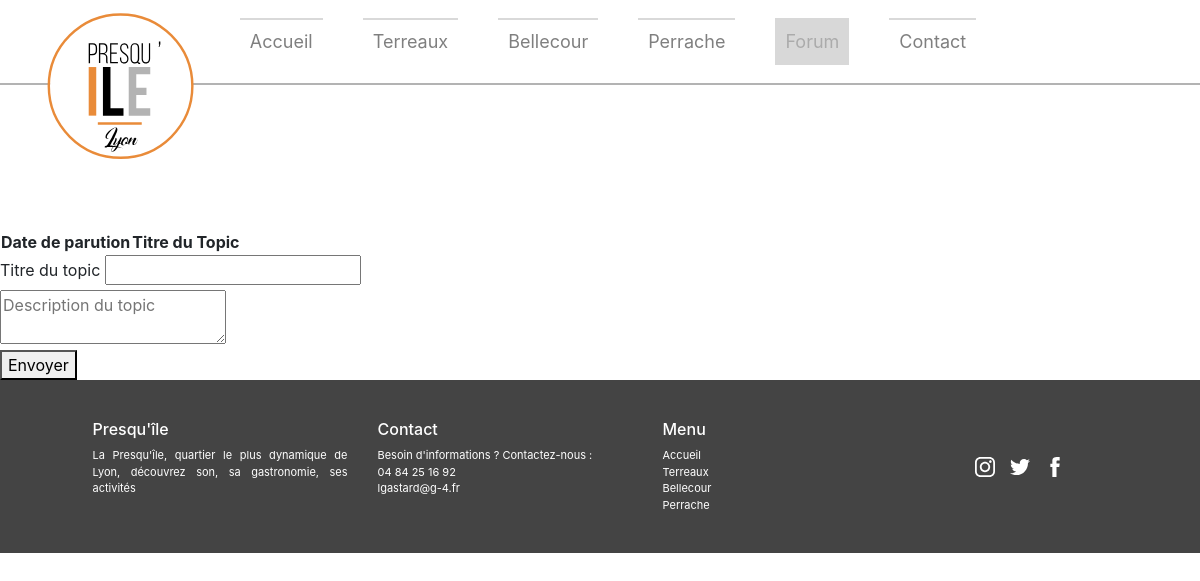
The app's page /?page=forum, older data.
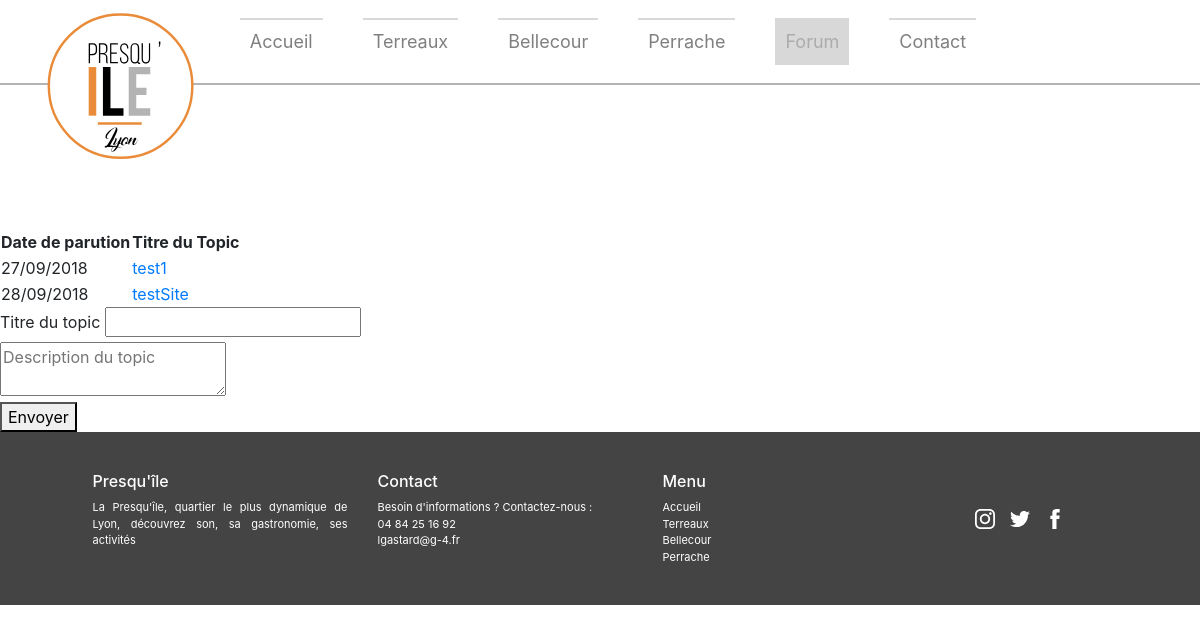
The same page, newer data.
### tables this page shows
CREATE TABLE `topic` (
  `codeTopic` int(5) NOT NULL,
  `codePays` int(5) DEFAULT NULL,
  `libelleTopic` varchar(50) DEFAULT NULL,
  `description` text,
  `codeEtat` int(5) DEFAULT NULL,
  `date` date DEFAULT NULL
);

### controllers/c_forum.php (called while the page is built, shortened)
<?php
require_once PATH_MODELS."manager.php";
$manager = new manager();
$listTopic = $manager->getTopic();
require_once PATH_VIEWS.'forum.php';

### index.php (called while the page is built, shortened)
<?php
require_once './lib/foncBase.php';
if(isset($_GET['page']))
{
  $page = htmlspecialchars($_GET['page']);
}
else {
	header('Location: ?page=accueil');
	$page='accueil';
}
require_once(PATH_CONTROLLERS.$page.'.php');

### models/manager.php (called while the page is built, shortened)
<?php
require_once PATH_MODELS.'forumDAO.php';
class manager
{
    public function getTopic(){
        $forumDAO = new forumDAO(DEBUG);
        return $forumDAO->getTopic();
    }
}

### models/Connexion.php (called while the page is built)
<?php
class Connexion
{
  private $_bdd = null;
  private static $_instance = null;
  private function __construct ()
  {
    $this->_bdd = new PDO('mysql:host='.BD_HOST.'; dbname='.BD_DBNAME.'; charset=utf8', BD_USER, BD_PWD);
    $this->_bdd->setAttribute(PDO::ATTR_ERRMODE, PDO::ERRMODE_EXCEPTION);
  }
  public static function getInstance()
  {
    if(is_null(self::$_instance))
      self::$_instance = new Connexion();
    return self::$_instance;
  }
  public function getBdd()
  {
    return $this->_bdd;
  }
}

### models/DAO.php (called while the page is built, shortened)
<?php
require_once(PATH_MODELS.'Connexion.php');
abstract class DAO
{
  private $_debug;
  public function __construct($debug)
  {
    $this->_debug = $debug;
  }
  private function _requete($sql, $args = null)
  {
    if ($args == null)
    {
	$pdos = Connexion::getInstance()->getBdd()->query($sql);
    }
    else
    {
	$pdos = Connexion::getInstance()->getBdd()->prepare($sql);
	$pdos->execute($args);
    }
    return $pdos;
  }
  protected function queryAll($sql, $args = null)
  {
    try
    {
      $pdos = $this->_requete($sql, $args);
      $res = $pdos->fetchAll();
    }
    catch(PDOException $e)
    {
      if($this->_debug)
        die($e->getMessage());
      $this->_erreur = 'query';
      $res = false;
    }
    return $res;
  }
}

### models/forumDAO.php (called while the page is built, shortened)
<?php
require_once PATH_MODELS."DAO.php";
require_once PATH_MODELS."topic.php";
class forumDAO extends DAO
{
    public function getTopic(){
        $result = $this->queryAll("SELECT * FROM topic");
        $listTopic = array();
        foreach ($result as $temp)
            $listTopic[] = new topic($temp[0], $temp[1], $temp[2], $temp[3], $temp[4], $temp[5]);
        return $listTopic;
    }
}

### models/topic.php (called while the page is built, shortened)
<?php
class topic
{
    private $_id;
    private $_titre;
    private $_date;
    public function __construct($id, $idLang, $titre, $description, $etat, $date)
    {
        $this->_id = $id;
        $this->_titre = $titre;
        $this->_date = $date;
    }
    public function getId()
    {
        return $this->_id;
    }
    public function getTitre()
    {
        return $this->_titre;
    }
    public function getDate()
    {
        return $this->_date;
    }
}

### lib/foncBase.php (called while the page is built, shortened)
<?php
function dateBaseToSite($dateBase){
    $tdate = explode("-", $dateBase);
    $dateSite = date($tdate[2]."/".$tdate[1]."/".$tdate[0]);
    return $dateSite;
}
function getLangage(){
    require_once PATH_MODELS.'manager.php';
    return "FR-fr";
}

### views/v_forum.php (the view)
<?php
require_once(PATH_VIEWS.'header.php');
require_once(PATH_VIEWS.'alert.php');?>
<br>
<br>
<br>
<br>
<br>
<br>
<table>
    <thead>
        <tr>
            <th><?= TITRE_DATE ?></th>
            <th><?= TITRE_TOPIC ?></th>
        </tr>
    </thead>
    <?php
    foreach ($listTopic as $topic){
        ?>
        <tbody>
            <tr>
                <td><?= dateBaseToSite($topic->getDate()) ?></td>
                <td><a href="?page=topic&topic=<?= $topic->getId() ?>"><?= $topic->getTitre() ?></a></td>
            </tr>
        </tbody>
        <?php
    }
    ?>
</table>
<div>
    <form action="" name="formTopic" id="formTopic" method="post">
        <label for="titreTopic"><?= TXT_TITRE_TOPIC ?></label>
        <input type="text" name="titreTopic" id="titreTopic" value="<?= (isset($_POST['titreTopic'])) ? $_POST['titreTopic'] : "" ?>"/><br>
        <textarea name="descriptionTopic" id="descriptionTopic" placeholder="<?= TXT_TITRE_DESCRIPTION ?>"></textarea>
    </form>
    <button type="submit" form="formTopic" name="valFormTopic">Envoyer</button>
</div>
<?php require_once(PATH_VIEWS.'footer.php');

### views/v_header.php (shortened to what this page needs)
<!DOCTYPE html>
<html>
	<head>
		<link rel="stylesheet" href="https://stackpath.bootstrapcdn.com/bootstrap/4.1.3/css/bootstrap.min.css">
		<link href="<?= PATH_CSS ?>accueil.css" rel="stylesheet"/>
		<link href="<?= PATH_CSS ?>parallax.css" rel="stylesheet"/>
		<link href="<?= PATH_CSS ?>communTheme.css" rel="stylesheet"/>
		<link href="<?= PATH_CSS ?>header.css" rel="stylesheet"/>
		<link href="<?= PATH_CSS ?>footer.css" rel="stylesheet"/>
		<link href="<?= PATH_CSS ?>contact.css" rel="stylesheet"/>
		<link rel="stylesheet" href="https://unpkg.com/leaflet@1.3.4/dist/leaflet.css"/>
	</head>
	<body>
	<?php require_once(PATH_VIEWS.'menu.php');

### views/v_menu.php (shortened to what this page needs)
<div class="main-header">
    <nav class="navbar navbar-expand-lg navbar-light">
        <a class="navbar-brand" href="#"><img src="<?= PATH_CORE.'logo.svg'?>" id="logo-header"></a>
        <div class="collapse navbar-collapse" id="navbarSupportedContent">
            <ul class="navbar-nav row">
                <li class="nav-item">
                    <a class="nav-link" href="?page=accueil"><?= MENU_ACCUEIL ?></a>
                </li>
                <li class="nav-item">
                    <a class="nav-link" href="?page=terreaux"><?= MENU_TERREAUX ?></a>
                </li>
                <li class="nav-item">
                    <a class="nav-link" href="?page=bellecour"><?= MENU_BELLECOUR ?></a>
                </li>
                <li class="nav-item">
                    <a class="nav-link" href="?page=perrache"><?= MENU_PERRACHE ?></a>
                </li>
                <li class="nav-item">
                    <a class="nav-link" href="?page=forum"><?= MENU_FORUM ?></a>
                </li>
                <li class="nav-item">
                    <a class="nav-link" href="?page=contact"><?= MENU_CONTACT ?></a>
                </li>
            </ul>
        </div>
    </nav>
</div>

### views/v_footer.php
        <div class="container-fluid no-padding">
            <div class="footer">
                <div class="container" >
                    <div class = "row d-flex justify-content-center">
                        <div class = "col-lg-3 col-md-4 col-sm-4 no-small text-justify">
                            <h6><?= TITRE ?></h6>
                            <div class="footerText"><p><?= TXT_FOOTER_DESCRIPTION ?></p></div>
                        </div>
                        <div class = "col-lg-3 col-md-4 col-sm-4 smallFooter">
                            <div class="footerText center">
                                <h6><?= MENU_CONTACT ?></h6>
                                <p>Besoin d'informations ? Contactez-nous :<br/>
                                    <a href="tel:0484251692">04 84 25 16 92</a><br/>
                                    <a href="mailto:lgastard@g-4.fr">lgastard@g-4.fr</a>
                                </p>
                            </div>
                        </div>
                        <div class = "col-lg-3 col-md-4 col-sm-4 no-small">
                                <h6><?= TITRE_MENU ?></h6>
                                <div class="footerText"><a href="?page=accueil"><?= MENU_ACCUEIL ?></a><br/>
                                    <a href="?page=terreaux"><?= MENU_TERREAUX ?></a><br/>
                                    <a href="?page=bellecour"><?= MENU_BELLECOUR ?></a><br/>
                                    <a href="?page=perrache"><?= MENU_PERRACHE ?></a>
                                </div>
                        </div>
                        <div class = "col-lg-2 col-md-3 col-sm-12 d-flex justify-content-center align-items-center">
                                <div class="icon" id="iconInsta"></div><div class="icon" id="iconTwitter"></div><div class="icon" id="iconFb"></div>
                        </div>
                    </div>
                </div>
            </div>
        </div>
	</body>
</html>

### assets/css/communTheme.css (style rules this page uses)
.no-padding { padding-left: 0; padding-right: 0; }

### assets/css/header.css (style rules this page uses)
.navbar { background-color: white; border-bottom: 2px solid #B3B3B3; }
.nav-item { margin: 10px; font-size: 18px; text-align: center; }
.nav-item a { color: #FFF; text-decoration: none; margin: 0px 10px; padding: 10px 10px !important; position: relative; z-index: 0; cursor: pointer; }
.nav-item a:before { position: absolute; width: 100%; height: 2px; left: 0px; top: 0px; content: ''; background: #B3B3B3; opacity: 0.5; transition: all 0.3s; }
.nav-item-active { margin: 10px; font-size: 18px; text-align: center; }
.nav-item-active a { content: ''; background: #B3B3B3; opacity: 0.5; color: #FFF; text-decoration: none; margin: 0px 10px; padding: 10px 10px !important; position: relative; z-index: 0; cursor: pointer; }
#navbarSupportedContent { justify-content: center; }
#logo-header { width: 150px; position: absolute; z-index: 2; margin-top: -30px; margin-left: 30px; }
.main-header { position: sticky; top: 0; z-index: 15; }

### assets/css/footer.css (style rules this page uses)
#iconFb { background-image:url(../images/core/facebook.svg); }
#iconInsta { background-image:url(../images/core/instagram.svg); }
#iconTwitter { background-image:url(../images/core/twitter.svg); }
.footer { background-color: #444; color: #fff; width: 100%; height:auto; bottom:0; position: relative; padding-top:40px; padding-bottom:40px; cursor: default; }
.footerText { font-size:11px; }
.footer a { color:white; font-size:11px; }
.icon { background-position: center; width:20px; background-repeat: no-repeat; height:20px; background-size: contain; float:left; margin-right:15px; }

Row changes from the older to the newer data that the page shows:
added topic: date "27/09/2018", libelleTopic "test1"
added topic: date "28/09/2018", libelleTopic "testSite"
